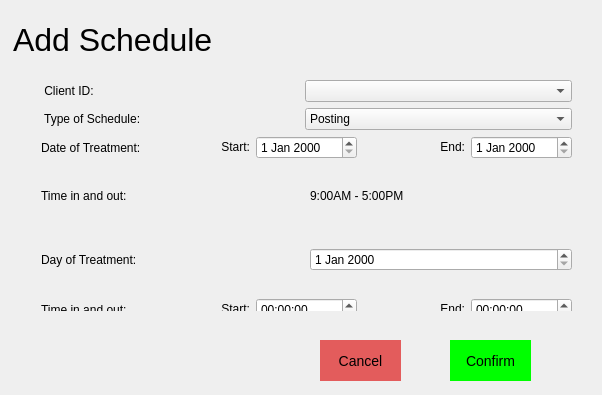
<?xml version="1.0" encoding="UTF-8"?>
<ui version="4.0">
 <class>Dialog</class>
 <widget class="QDialog" name="Dialog">
  <property name="geometry">
   <rect>
    <x>0</x>
    <y>0</y>
    <width>602</width>
    <height>395</height>
   </rect>
  </property>
  <property name="windowTitle">
   <string>Dialog</string>
  </property>
  <widget class="QPushButton" name="cancelBtn">
   <property name="geometry">
    <rect>
     <x>320</x>
     <y>340</y>
     <width>81</width>
     <height>41</height>
    </rect>
   </property>
   <property name="styleSheet">
    <string notr="true">QPushButton{
border: none;
background-color: #E35C5C;
font-size: 14px;
}

QPushButton:hover{
	background-color: rgb(211, 79, 79);
	
}</string>
   </property>
   <property name="text">
    <string>Cancel</string>
   </property>
  </widget>
  <widget class="QPushButton" name="confirmBtn">
   <property name="geometry">
    <rect>
     <x>450</x>
     <y>340</y>
     <width>81</width>
     <height>41</height>
    </rect>
   </property>
   <property name="styleSheet">
    <string notr="true">QPushButton{border: none;
background-color: rgb(0, 255, 0);
font-size: 14px;
}

QPushButton:hover{
	background-color: #5CE371
}</string>
   </property>
   <property name="text">
    <string>Confirm</string>
   </property>
  </widget>
  <widget class="QWidget" name="layoutWidget">
   <property name="geometry">
    <rect>
     <x>31</x>
     <y>80</y>
     <width>541</width>
     <height>231</height>
    </rect>
   </property>
   <layout class="QGridLayout" name="gridLayout_2">
    <item row="1" column="0">
     <widget class="QLabel" name="label_2">
      <property name="text">
       <string>    Type of Schedule:    </string>
      </property>
     </widget>
    </item>
    <item row="0" column="0">
     <widget class="QLabel" name="label">
      <property name="text">
       <string>    Client ID: </string>
      </property>
     </widget>
    </item>
    <item row="3" column="0" colspan="2">
     <widget class="QWidget" name="defaultinfo" native="true">
      <widget class="QWidget" name="layoutWidget">
       <property name="geometry">
        <rect>
         <x>10</x>
         <y>0</y>
         <width>531</width>
         <height>116</height>
        </rect>
       </property>
       <layout class="QGridLayout" name="_2">
        <item row="0" column="0">
         <layout class="QHBoxLayout" name="horizontalLayout_3">
          <item>
           <widget class="QLabel" name="label_8">
            <property name="text">
             <string>Day of Treatment:</string>
            </property>
           </widget>
          </item>
          <item>
           <widget class="QDateEdit" name="dayinput"/>
          </item>
         </layout>
        </item>
        <item row="1" column="0">
         <layout class="QHBoxLayout" name="horizontalLayout_4">
          <item>
           <widget class="QLabel" name="label_9">
            <property name="text">
             <string>Time in and out:</string>
            </property>
           </widget>
          </item>
          <item>
           <widget class="QLabel" name="label_11">
            <property name="text">
             <string>&lt;html&gt;&lt;head/&gt;&lt;body&gt;&lt;p align=&quot;right&quot;&gt;Start:&lt;/p&gt;&lt;/body&gt;&lt;/html&gt;</string>
            </property>
           </widget>
          </item>
          <item>
           <widget class="QTimeEdit" name="timeinInput"/>
          </item>
          <item>
           <widget class="QLabel" name="label_10">
            <property name="text">
             <string>&lt;html&gt;&lt;head/&gt;&lt;body&gt;&lt;p align=&quot;right&quot;&gt;End:&lt;/p&gt;&lt;/body&gt;&lt;/html&gt;</string>
            </property>
           </widget>
          </item>
          <item>
           <widget class="QTimeEdit" name="timeoutInput"/>
          </item>
         </layout>
        </item>
       </layout>
      </widget>
     </widget>
    </item>
    <item row="1" column="1">
     <widget class="QComboBox" name="comboBox">
      <item>
       <property name="text">
        <string>Posting</string>
       </property>
      </item>
      <item>
       <property name="text">
        <string>Default</string>
       </property>
      </item>
     </widget>
    </item>
    <item row="2" column="0" colspan="2">
     <widget class="QWidget" name="postinginfo" native="true">
      <widget class="QWidget" name="layoutWidget">
       <property name="geometry">
        <rect>
         <x>10</x>
         <y>0</y>
         <width>531</width>
         <height>91</height>
        </rect>
       </property>
       <layout class="QGridLayout" name="gridLayout">
        <item row="0" column="0">
         <layout class="QHBoxLayout" name="horizontalLayout">
          <item>
           <widget class="QLabel" name="label_3">
            <property name="text">
             <string>Date of Treatment:</string>
            </property>
           </widget>
          </item>
          <item>
           <widget class="QLabel" name="label_5">
            <property name="text">
             <string>&lt;html&gt;&lt;head/&gt;&lt;body&gt;&lt;p align=&quot;right&quot;&gt;Start:&lt;/p&gt;&lt;/body&gt;&lt;/html&gt;</string>
            </property>
           </widget>
          </item>
          <item>
           <widget class="QDateEdit" name="startInput"/>
          </item>
          <item>
           <widget class="QLabel" name="label_6">
            <property name="text">
             <string>&lt;html&gt;&lt;head/&gt;&lt;body&gt;&lt;p align=&quot;right&quot;&gt;End:&lt;/p&gt;&lt;/body&gt;&lt;/html&gt;</string>
            </property>
           </widget>
          </item>
          <item>
           <widget class="QDateEdit" name="endInput"/>
          </item>
         </layout>
        </item>
        <item row="1" column="0">
         <layout class="QHBoxLayout" name="horizontalLayout_2">
          <item>
           <widget class="QLabel" name="label_4">
            <property name="text">
             <string>Time in and out:</string>
            </property>
           </widget>
          </item>
          <item>
           <widget class="QLabel" name="label_7">
            <property name="text">
             <string>9:00AM - 5:00PM</string>
            </property>
           </widget>
          </item>
         </layout>
        </item>
       </layout>
      </widget>
     </widget>
    </item>
    <item row="0" column="1">
     <widget class="QComboBox" name="clientComboBox"/>
    </item>
   </layout>
  </widget>
  <widget class="QLabel" name="label_17">
   <property name="geometry">
    <rect>
     <x>10</x>
     <y>0</y>
     <width>251</width>
     <height>81</height>
    </rect>
   </property>
   <property name="lineWidth">
    <number>0</number>
   </property>
   <property name="text">
    <string>&lt;html&gt;&lt;head/&gt;&lt;body&gt;&lt;p&gt;&lt;span style=&quot; font-size:24pt;&quot;&gt;Add Schedule&lt;/span&gt;&lt;/p&gt;&lt;/body&gt;&lt;/html&gt;</string>
   </property>
   <property name="scaledContents">
    <bool>false</bool>
   </property>
   <property name="indent">
    <number>3</number>
   </property>
  </widget>
  <zorder>layoutWidget</zorder>
  <zorder>cancelBtn</zorder>
  <zorder>confirmBtn</zorder>
  <zorder>label_17</zorder>
 </widget>
 <resources/>
 <connections/>
</ui>
